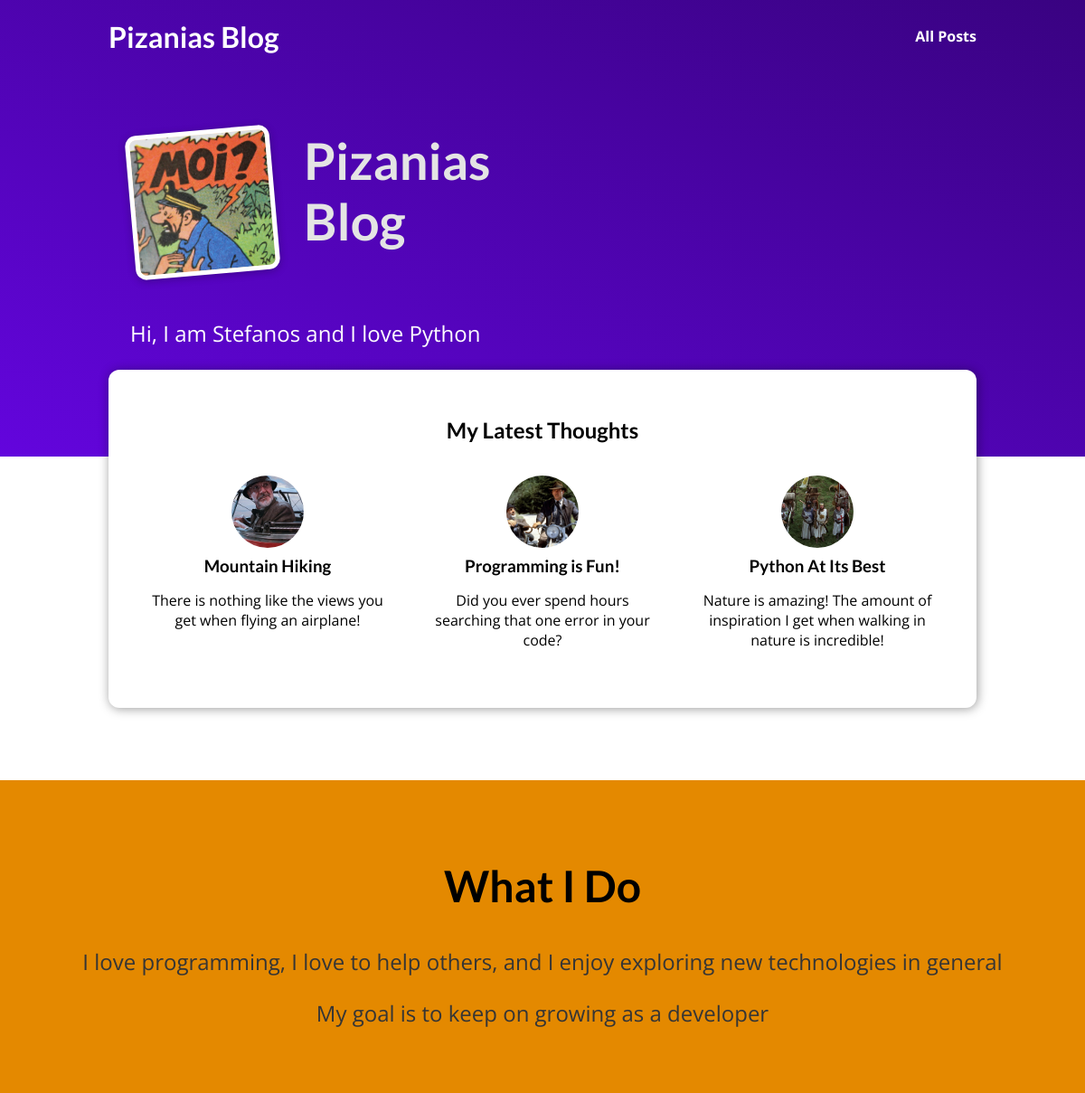
The page / on the database its author committed.
### blog/models.py (models this page shows)
class Post(models.Model):
    title = models.CharField(max_length=150)
    excerpt = models.CharField(max_length=200)
    image_name = models.CharField(max_length=100)
    date = models.DateField(auto_now=True)
    slug = models.SlugField(unique=True, db_index=True)
    content = models.TextField(validators=[MinLengthValidator(10)])
    author = models.ForeignKey(Author, on_delete=models.SET_NULL, null=True,  related_name="posts")
    tags = models.ManyToManyField(Tag)

### blog/views.py (the view)
# urls.py: path("", views.starting_page, name="starting-page"),
def starting_page(request):
    latest_posts = Post.objects.all().order_by("-date")[:3]
    return render(request, "blog/index.html", {
        "posts": latest_posts
    })

### blog/templates/blog/index.html (shortened to what this page needs)
{% extends "base.html" %}
{% load static %}
{% block css_files %}
    <link rel="stylesheet" href="{% static "blog/post.css" %}"/>
    <link rel="stylesheet" href="{% static "blog/index.css" %}"/>
{% endblock %}
{% block content %}
   <section id="welcome">
        <header>
            <img src="{% static "blog/images/87973286_o.jpg" %}" alt="Pizanias - The Author of this blog"/>
            <h2>Pizanias Blog</h2>
        </header>
        <p>Hi, I am Stefanos and I love Python</p>
   </section>
    <section id="latest-posts">
        <h2>My Latest Thoughts</h2>
        <ul>
            {% for post in posts %}
                {% include "blog/includes/post.html" %}
            {% endfor %}
        </ul>
    </section>
    <section id="about">
        <h2>What I Do</h2>
        <p>I love programming, I love to help others, and I enjoy exploring new technologies in general</p>
        <p>
            My goal is to keep on growing as a developer
        </p>
    </section>
{% endblock %}

### blog/templates/blog/includes/post.html
{% load static %}
<li>
    <article class="post">
        <a href="{% url "post-detail-page" post.slug %}">
            <img src="{% static "blog/images/"|add:post.image_name %}" alt="{{ post.title }}"/>
            <div class="post__content">
                <h3>{{ post.title }}</h3>
                <p>{{ post.excerpt}}</p>
            </div>
        </a>
    </article>
</li>

### static/app.css (style rules this page uses)
* { box-sizing: border-box; }
html { font-family: 'Open Sans', 'Lato', sans-serif; }
body { margin: 0; }
h1, h2, h3 { font-family: 'Lato', sans-serif; font-weight: bold; }

### blog/static/blog/post.css (style rules this page uses)
.post { display: flex; flex-direction: column; align-items: center; text-align: center; }
.post a { text-decoration: none; color: black; transition: all 0.2s ease; padding: 1rem; }
.post img { width: 5rem; height: 5rem; object-fit: cover; border-radius: 50%; }
.post h3 { margin: 0.25rem 0; }

### blog/static/blog/index.css (style rules this page uses)
#welcome { background: linear-gradient(to right top, #6305dd, #390281); padding: 6rem 12%; }
#welcome header { display: flex; align-items: flex-start; margin: 3rem auto; }
#welcome img { width: 10rem; height: 10rem; object-fit: cover; object-position: top; border: 5px solid white; border-radius: 12px; background-color: #ffe1bf; transform: rotateZ(-5deg); box-shadow: 0 2px 8px rgba(0, 0, 0, 0.25); }
#welcome h2 { font-size: 3.5rem; margin: 0 0 0 2rem; color: #e4e4e4; width: 10rem; }
#welcome p { color: white; font-size: 1.5rem; }
#latest-posts { background-color: white; padding: 2rem; border-radius: 12px; width: 60rem; margin: -6rem auto 2rem auto; box-shadow: 1px 1px 12px rgba(0, 0, 0, 0.4); }
#latest-posts h2 { text-align: center; }
#latest-posts ul { list-style: none; margin: 0; padding: 0; display: flex; gap: 1rem; }
#latest-posts li { flex: 1; }
#about { text-align: center; padding: 3rem; background-color: #e48900; margin-top: 5rem; }
#about h2 { font-size: 3rem; }
#about p { font-size: 1.5rem; color: #353535; }

### rows shown on the page
Post: image_name (picture), title "Mountain Hiking", excerpt "There is nothing like the views you get when flying an airplane!"
Post: image_name (picture), title "Programming is Fun!", excerpt "Did you ever spend hours searching that one error in your code?"
Post: image_name (picture), title "Python At Its Best", excerpt "Nature is amazing! The amount of inspiration I get when walking in nature is incredible!"
